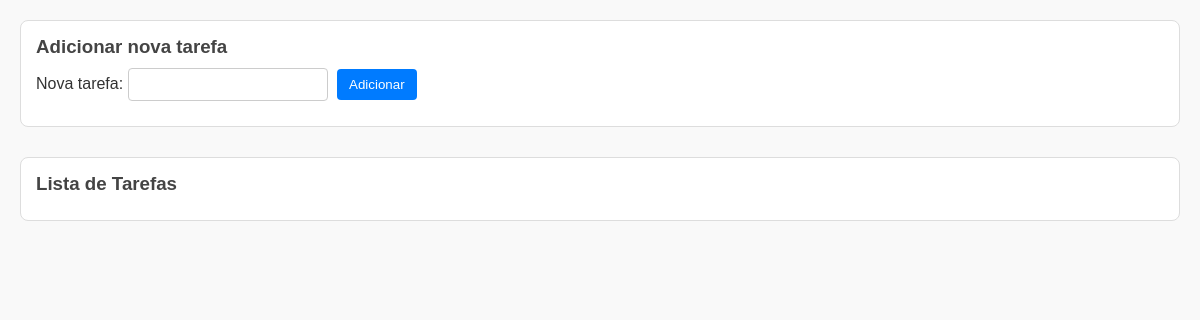
Before: / with the older database file.
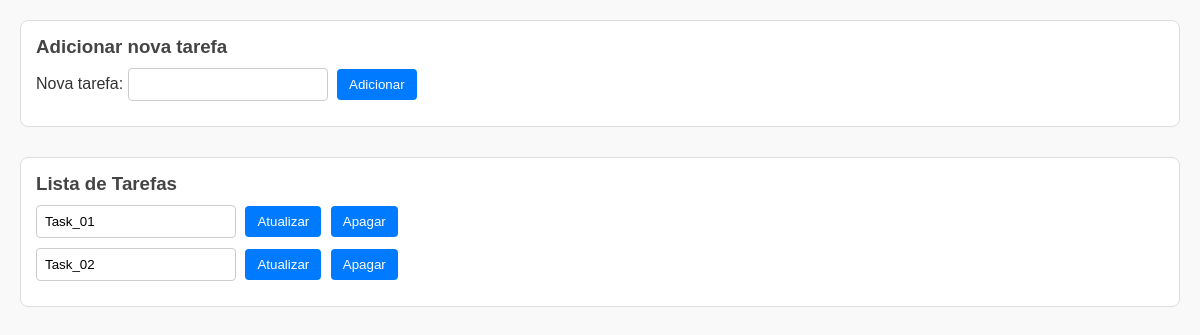
After: the same page with the newer database file.
### app.py (models this page shows)
class Task(db.Model):
    id = db.Column(db.Integer, primary_key = True) # Definindo o ID como chave primária
    description = db.Column(db.String(100), unique = True, nullable = False) # Definindo a descrição da tarefa como uma string única e não nula

### app.py (the view)
@app.route("/")
def index():
    tasks = Task.query.all() # Consultando todas as tarefas do banco de dados
    return render_template("index.html", tasks = tasks)  # Renderizando o template index.html e passando a lista de tarefas para ele

### templates/index.html (shortened to what this page needs)
<!DOCTYPE html>
<html lang="pt-br">
<head>
    <link rel="stylesheet" href="{{ url_for('static', filename='style.css') }}">
</head>
<body>
    <div id="add_task">
        <h3>Adicionar nova tarefa</h3>
        <form action="/add_task" method="post">
            <label for="New_task">
                Nova tarefa:
                <input type="text" name="description" required>
            </label>
            <button type="submit">
                Adicionar
            </button>
        </form>
    </div>
    <div>
        <h3>Lista de Tarefas</h3>
        <ul>
            {% for task in tasks %}
            <li>
                <form action="/update_task/{{ task.id  }}" method="post" style="display: inline;">
                    <input type="text" name="description" value = "{{ task.description }}" required>
                    <button type="submit">Atualizar</button>
                </form>
                <form action="/delete_task/{{ task.id }}" method="post" style="display: inline;">
                    <button type="submit">Apagar</button>
                </form>
            </li>
            {% endfor %}
        </ul>
    </div>
</body>
</html>

### static/style.css (style rules this page uses)
* { margin: 0; padding: 0; box-sizing: border-box; font-family: Arial, sans-serif; }
body { background-color: #f9f9f9; padding: 20px; color: #333; }
h3 { margin-bottom: 10px; color: #444; }
div { margin-bottom: 30px; padding: 15px; background-color: #fff; border: 1px solid #ddd; border-radius: 8px; }
form { margin-bottom: 10px; }
input[type="text"] { padding: 8px; width: 200px; border: 1px solid #ccc; border-radius: 4px; }
button { padding: 8px 12px; background-color: #007BFF; color: white; border: none; border-radius: 4px; cursor: pointer; margin-left: 5px; }
ul { list-style-type: none; padding-left: 0; }
li { margin-bottom: 10px; }

Changed rows visible on the page:
added Task: description "Task_01"
added Task: description "Task_02"
